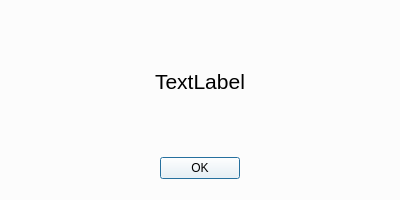
<?xml version="1.0" encoding="UTF-8"?>
<ui version="4.0">
 <class>Dialog</class>
 <widget class="QDialog" name="Dialog">
  <property name="geometry">
   <rect>
    <x>0</x>
    <y>0</y>
    <width>400</width>
    <height>200</height>
   </rect>
  </property>
  <property name="sizePolicy">
   <sizepolicy hsizetype="Fixed" vsizetype="Fixed">
    <horstretch>0</horstretch>
    <verstretch>0</verstretch>
   </sizepolicy>
  </property>
  <property name="minimumSize">
   <size>
    <width>400</width>
    <height>200</height>
   </size>
  </property>
  <property name="maximumSize">
   <size>
    <width>400</width>
    <height>200</height>
   </size>
  </property>
  <property name="windowTitle">
   <string>Error</string>
  </property>
  <property name="windowOpacity">
   <double>0.900000000000000</double>
  </property>
  <property name="styleSheet">
   <string notr="true">background-color: rgb(252,252,252)</string>
  </property>
  <layout class="QHBoxLayout" name="horizontalLayout">
   <item>
    <layout class="QGridLayout" name="gridLayout">
     <item row="3" column="0">
      <widget class="QDialogButtonBox" name="errorButton">
       <property name="orientation">
        <enum>Qt::Horizontal</enum>
       </property>
       <property name="standardButtons">
        <set>QDialogButtonBox::Ok</set>
       </property>
       <property name="centerButtons">
        <bool>true</bool>
       </property>
      </widget>
     </item>
     <item row="2" column="0">
      <spacer name="verticalSpacer">
       <property name="orientation">
        <enum>Qt::Vertical</enum>
       </property>
       <property name="sizeType">
        <enum>QSizePolicy::Fixed</enum>
       </property>
       <property name="sizeHint" stdset="0">
        <size>
         <width>20</width>
         <height>10</height>
        </size>
       </property>
      </spacer>
     </item>
     <item row="1" column="0">
      <widget class="QLabel" name="errorLabel">
       <property name="font">
        <font>
         <pointsize>16</pointsize>
        </font>
       </property>
       <property name="locale">
        <locale language="English" country="UnitedStates"/>
       </property>
       <property name="text">
        <string>TextLabel</string>
       </property>
       <property name="textFormat">
        <enum>Qt::AutoText</enum>
       </property>
       <property name="alignment">
        <set>Qt::AlignCenter</set>
       </property>
       <property name="wordWrap">
        <bool>true</bool>
       </property>
      </widget>
     </item>
     <item row="0" column="0">
      <spacer name="verticalSpacer_2">
       <property name="orientation">
        <enum>Qt::Vertical</enum>
       </property>
       <property name="sizeType">
        <enum>QSizePolicy::Fixed</enum>
       </property>
       <property name="sizeHint" stdset="0">
        <size>
         <width>20</width>
         <height>10</height>
        </size>
       </property>
      </spacer>
     </item>
     <item row="4" column="0">
      <spacer name="verticalSpacer_3">
       <property name="orientation">
        <enum>Qt::Vertical</enum>
       </property>
       <property name="sizeType">
        <enum>QSizePolicy::Fixed</enum>
       </property>
       <property name="sizeHint" stdset="0">
        <size>
         <width>20</width>
         <height>10</height>
        </size>
       </property>
      </spacer>
     </item>
    </layout>
   </item>
  </layout>
 </widget>
 <resources/>
 <connections>
  <connection>
   <sender>errorButton</sender>
   <signal>accepted()</signal>
   <receiver>Dialog</receiver>
   <slot>reject()</slot>
   <hints>
    <hint type="sourcelabel">
     <x>199</x>
     <y>162</y>
    </hint>
    <hint type="destinationlabel">
     <x>199</x>
     <y>99</y>
    </hint>
   </hints>
  </connection>
 </connections>
</ui>
